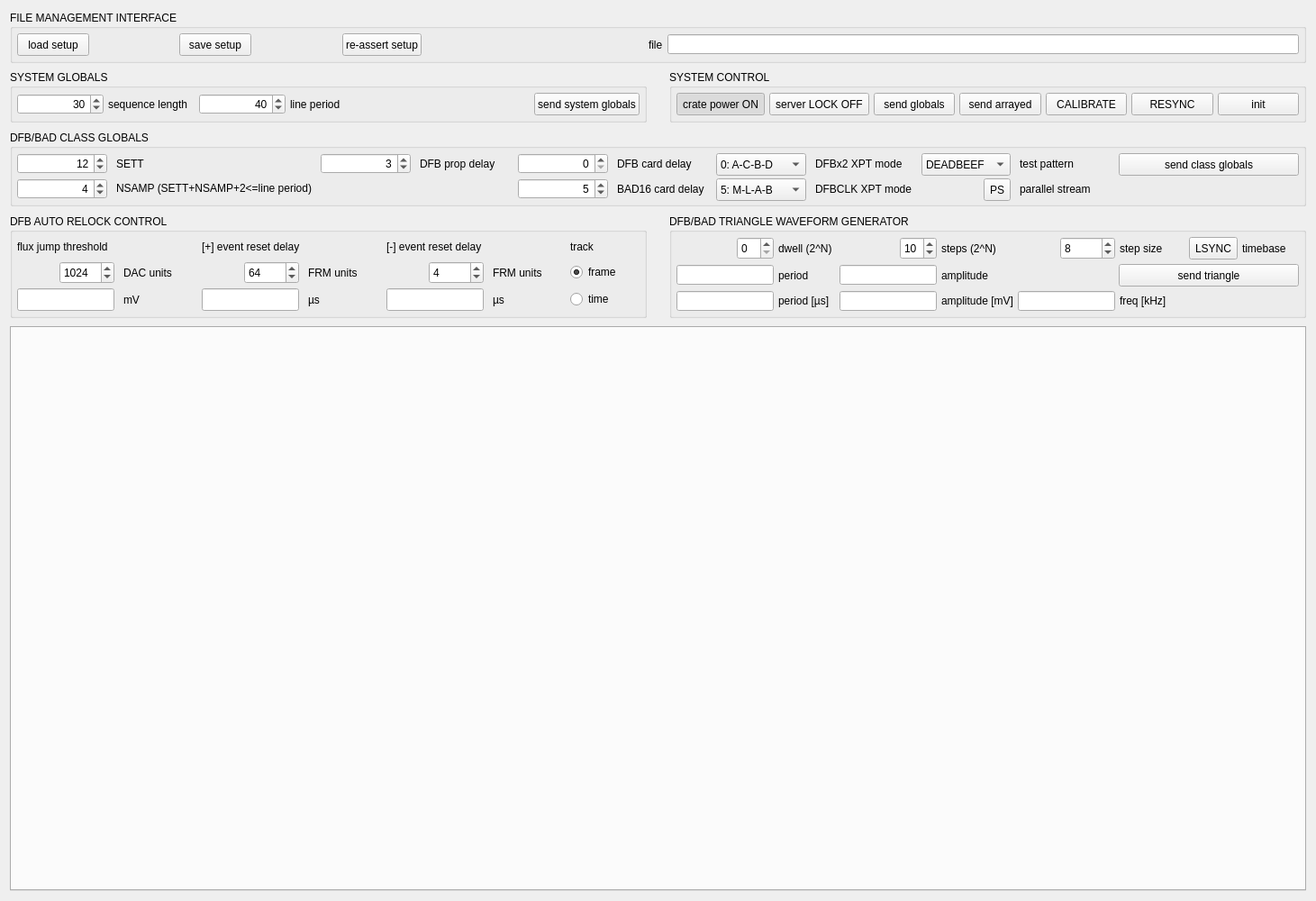
<?xml version="1.0" encoding="UTF-8"?>
<ui version="4.0">
 <class>Cringe</class>
 <widget class="QWidget" name="Cringe">
  <property name="geometry">
   <rect>
    <x>0</x>
    <y>0</y>
    <width>1461</width>
    <height>1000</height>
   </rect>
  </property>
  <property name="windowTitle">
   <string>CRINGE: Experimental Async Edition</string>
  </property>
  <layout class="QGridLayout" name="gridLayout">
   <property name="horizontalSpacing">
    <number>25</number>
   </property>
   <property name="verticalSpacing">
    <number>9</number>
   </property>
   <item row="0" column="0" colspan="2">
    <widget class="QGroupBox" name="file_mgmt_widget">
     <property name="focusPolicy">
      <enum>Qt::NoFocus</enum>
     </property>
     <property name="title">
      <string>FILE MANAGEMENT INTERFACE</string>
     </property>
     <layout class="QGridLayout" name="file_mgmt_layout">
      <property name="sizeConstraint">
       <enum>QLayout::SetMinAndMaxSize</enum>
      </property>
      <property name="leftMargin">
       <number>5</number>
      </property>
      <property name="topMargin">
       <number>5</number>
      </property>
      <property name="rightMargin">
       <number>5</number>
      </property>
      <property name="bottomMargin">
       <number>5</number>
      </property>
      <property name="spacing">
       <number>5</number>
      </property>
      <item row="0" column="2" alignment="Qt::AlignLeft">
       <widget class="QPushButton" name="sendsetup">
        <property name="minimumSize">
         <size>
          <width>0</width>
          <height>25</height>
         </size>
        </property>
        <property name="maximumSize">
         <size>
          <width>16777215</width>
          <height>25</height>
         </size>
        </property>
        <property name="text">
         <string>re-assert setup</string>
        </property>
       </widget>
      </item>
      <item row="0" column="3" alignment="Qt::AlignRight">
       <widget class="QLabel" name="filename_label">
        <property name="text">
         <string>file</string>
        </property>
       </widget>
      </item>
      <item row="0" column="0" alignment="Qt::AlignLeft">
       <widget class="QPushButton" name="loadsetup">
        <property name="minimumSize">
         <size>
          <width>0</width>
          <height>25</height>
         </size>
        </property>
        <property name="maximumSize">
         <size>
          <width>16777215</width>
          <height>25</height>
         </size>
        </property>
        <property name="text">
         <string>load setup</string>
        </property>
       </widget>
      </item>
      <item row="0" column="1" alignment="Qt::AlignLeft">
       <widget class="QPushButton" name="savesetup">
        <property name="minimumSize">
         <size>
          <width>0</width>
          <height>25</height>
         </size>
        </property>
        <property name="maximumSize">
         <size>
          <width>16777215</width>
          <height>25</height>
         </size>
        </property>
        <property name="text">
         <string>save setup</string>
        </property>
       </widget>
      </item>
      <item row="0" column="4" colspan="4">
       <widget class="QLineEdit" name="filenameEdit">
        <property name="readOnly">
         <bool>true</bool>
        </property>
       </widget>
      </item>
     </layout>
    </widget>
   </item>
   <item row="1" column="0">
    <widget class="QGroupBox" name="sys_glob_hdr_widget">
     <property name="focusPolicy">
      <enum>Qt::NoFocus</enum>
     </property>
     <property name="title">
      <string>SYSTEM GLOBALS</string>
     </property>
     <layout class="QGridLayout" name="sys_glob_layout">
      <property name="leftMargin">
       <number>5</number>
      </property>
      <property name="topMargin">
       <number>5</number>
      </property>
      <property name="rightMargin">
       <number>5</number>
      </property>
      <property name="bottomMargin">
       <number>5</number>
      </property>
      <property name="spacing">
       <number>5</number>
      </property>
      <item row="0" column="5" colspan="2" alignment="Qt::AlignRight">
       <widget class="QPushButton" name="sys_glob_send">
        <property name="minimumSize">
         <size>
          <width>0</width>
          <height>25</height>
         </size>
        </property>
        <property name="maximumSize">
         <size>
          <width>16777215</width>
          <height>25</height>
         </size>
        </property>
        <property name="text">
         <string>send system globals</string>
        </property>
       </widget>
      </item>
      <item row="0" column="1" alignment="Qt::AlignLeft">
       <widget class="QLabel" name="seqln_lbl">
        <property name="text">
         <string>sequence length</string>
        </property>
       </widget>
      </item>
      <item row="0" column="0">
       <widget class="QSpinBox" name="seqln_spin">
        <property name="focusPolicy">
         <enum>Qt::StrongFocus</enum>
        </property>
        <property name="alignment">
         <set>Qt::AlignRight</set>
        </property>
        <property name="keyboardTracking">
         <bool>false</bool>
        </property>
        <property name="minimum">
         <number>4</number>
        </property>
        <property name="maximum">
         <number>64</number>
        </property>
        <property name="singleStep">
         <number>1</number>
        </property>
        <property name="value">
         <number>30</number>
        </property>
       </widget>
      </item>
      <item row="0" column="2">
       <widget class="QSpinBox" name="lsync_spin">
        <property name="focusPolicy">
         <enum>Qt::StrongFocus</enum>
        </property>
        <property name="alignment">
         <set>Qt::AlignRight</set>
        </property>
        <property name="keyboardTracking">
         <bool>false</bool>
        </property>
        <property name="minimum">
         <number>20</number>
        </property>
        <property name="maximum">
         <number>256</number>
        </property>
        <property name="singleStep">
         <number>1</number>
        </property>
        <property name="value">
         <number>40</number>
        </property>
       </widget>
      </item>
      <item row="0" column="3" colspan="2">
       <widget class="QLabel" name="lsync_lbl">
        <property name="text">
         <string>line period</string>
        </property>
       </widget>
      </item>
     </layout>
    </widget>
   </item>
   <item row="1" column="1">
    <widget class="QGroupBox" name="sys_control_hdr_widget">
     <property name="maximumSize">
      <size>
       <width>16777198</width>
       <height>16777215</height>
      </size>
     </property>
     <property name="sizeIncrement">
      <size>
       <width>6</width>
       <height>9</height>
      </size>
     </property>
     <property name="baseSize">
      <size>
       <width>13</width>
       <height>15</height>
      </size>
     </property>
     <property name="focusPolicy">
      <enum>Qt::NoFocus</enum>
     </property>
     <property name="title">
      <string>SYSTEM CONTROL</string>
     </property>
     <layout class="QGridLayout" name="sys_control_layout">
      <property name="sizeConstraint">
       <enum>QLayout::SetMinAndMaxSize</enum>
      </property>
      <property name="leftMargin">
       <number>5</number>
      </property>
      <property name="topMargin">
       <number>5</number>
      </property>
      <property name="rightMargin">
       <number>5</number>
      </property>
      <property name="bottomMargin">
       <number>5</number>
      </property>
      <property name="spacing">
       <number>5</number>
      </property>
      <item row="0" column="0" alignment="Qt::AlignLeft">
       <widget class="QToolButton" name="crate_power">
        <property name="minimumSize">
         <size>
          <width>0</width>
          <height>25</height>
         </size>
        </property>
        <property name="maximumSize">
         <size>
          <width>16777215</width>
          <height>25</height>
         </size>
        </property>
        <property name="text">
         <string>crate power ON</string>
        </property>
        <property name="checkable">
         <bool>true</bool>
        </property>
        <property name="checked">
         <bool>true</bool>
        </property>
       </widget>
      </item>
      <item row="0" column="1">
       <widget class="QToolButton" name="server_lock">
        <property name="minimumSize">
         <size>
          <width>0</width>
          <height>25</height>
         </size>
        </property>
        <property name="maximumSize">
         <size>
          <width>16777215</width>
          <height>25</height>
         </size>
        </property>
        <property name="toolTip">
         <string>engage when SERVER is running to prevent changing of critical parameters</string>
        </property>
        <property name="text">
         <string>server LOCK OFF</string>
        </property>
        <property name="checkable">
         <bool>true</bool>
        </property>
        <property name="checked">
         <bool>false</bool>
        </property>
       </widget>
      </item>
      <item row="0" column="2">
       <widget class="QPushButton" name="send_all_globals">
        <property name="minimumSize">
         <size>
          <width>0</width>
          <height>25</height>
         </size>
        </property>
        <property name="maximumSize">
         <size>
          <width>16777215</width>
          <height>25</height>
         </size>
        </property>
        <property name="text">
         <string>send globals</string>
        </property>
       </widget>
      </item>
      <item row="0" column="3">
       <widget class="QPushButton" name="send_all_states_chns">
        <property name="minimumSize">
         <size>
          <width>0</width>
          <height>25</height>
         </size>
        </property>
        <property name="maximumSize">
         <size>
          <width>16777215</width>
          <height>25</height>
         </size>
        </property>
        <property name="text">
         <string>send arrayed</string>
        </property>
       </widget>
      </item>
      <item row="0" column="4">
       <widget class="QPushButton" name="cal_system">
        <property name="minimumSize">
         <size>
          <width>0</width>
          <height>25</height>
         </size>
        </property>
        <property name="maximumSize">
         <size>
          <width>16777215</width>
          <height>25</height>
         </size>
        </property>
        <property name="text">
         <string>CALIBRATE</string>
        </property>
       </widget>
      </item>
      <item row="0" column="5">
       <widget class="QPushButton" name="resync_system">
        <property name="minimumSize">
         <size>
          <width>0</width>
          <height>25</height>
         </size>
        </property>
        <property name="maximumSize">
         <size>
          <width>16777215</width>
          <height>25</height>
         </size>
        </property>
        <property name="text">
         <string>RESYNC</string>
        </property>
       </widget>
      </item>
      <item row="0" column="6">
       <widget class="QPushButton" name="full_init_button">
        <property name="minimumSize">
         <size>
          <width>0</width>
          <height>25</height>
         </size>
        </property>
        <property name="maximumSize">
         <size>
          <width>16777215</width>
          <height>25</height>
         </size>
        </property>
        <property name="text">
         <string>init</string>
        </property>
       </widget>
      </item>
     </layout>
    </widget>
   </item>
   <item row="2" column="0" colspan="2">
    <widget class="QGroupBox" name="class_glob_hdr_widget">
     <property name="focusPolicy">
      <enum>Qt::NoFocus</enum>
     </property>
     <property name="title">
      <string>DFB/BAD CLASS GLOBALS</string>
     </property>
     <layout class="QGridLayout" name="class_glob_layout">
      <property name="sizeConstraint">
       <enum>QLayout::SetMaximumSize</enum>
      </property>
      <property name="leftMargin">
       <number>5</number>
      </property>
      <property name="topMargin">
       <number>5</number>
      </property>
      <property name="rightMargin">
       <number>5</number>
      </property>
      <property name="bottomMargin">
       <number>5</number>
      </property>
      <property name="horizontalSpacing">
       <number>10</number>
      </property>
      <property name="verticalSpacing">
       <number>5</number>
      </property>
      <item row="0" column="0">
       <widget class="QSpinBox" name="SETT_spin">
        <property name="focusPolicy">
         <enum>Qt::StrongFocus</enum>
        </property>
        <property name="alignment">
         <set>Qt::AlignRight</set>
        </property>
        <property name="keyboardTracking">
         <bool>false</bool>
        </property>
        <property name="minimum">
         <number>0</number>
        </property>
        <property name="maximum">
         <number>255</number>
        </property>
        <property name="singleStep">
         <number>1</number>
        </property>
        <property name="value">
         <number>12</number>
        </property>
       </widget>
      </item>
      <item row="0" column="1" alignment="Qt::AlignLeft">
       <widget class="QLabel" name="SETT_spin_lbl">
        <property name="text">
         <string>SETT</string>
        </property>
       </widget>
      </item>
      <item row="1" column="0">
       <widget class="QSpinBox" name="NSAMP_spin">
        <property name="focusPolicy">
         <enum>Qt::StrongFocus</enum>
        </property>
        <property name="alignment">
         <set>Qt::AlignRight</set>
        </property>
        <property name="keyboardTracking">
         <bool>false</bool>
        </property>
        <property name="minimum">
         <number>0</number>
        </property>
        <property name="maximum">
         <number>255</number>
        </property>
        <property name="singleStep">
         <number>1</number>
        </property>
        <property name="value">
         <number>4</number>
        </property>
       </widget>
      </item>
      <item row="1" column="1" alignment="Qt::AlignLeft">
       <widget class="QLabel" name="NSAMP_spin_lbl">
        <property name="text">
         <string>NSAMP (SETT+NSAMP+2&lt;=line period)</string>
        </property>
       </widget>
      </item>
      <item row="0" column="2">
       <widget class="QSpinBox" name="prop_delay_spin">
        <property name="focusPolicy">
         <enum>Qt::StrongFocus</enum>
        </property>
        <property name="alignment">
         <set>Qt::AlignRight</set>
        </property>
        <property name="keyboardTracking">
         <bool>false</bool>
        </property>
        <property name="minimum">
         <number>0</number>
        </property>
        <property name="maximum">
         <number>15</number>
        </property>
        <property name="singleStep">
         <number>1</number>
        </property>
        <property name="value">
         <number>3</number>
        </property>
       </widget>
      </item>
      <item row="0" column="3" alignment="Qt::AlignLeft">
       <widget class="QLabel" name="prop_delay_lbl">
        <property name="text">
         <string>DFB prop delay</string>
        </property>
       </widget>
      </item>
      <item row="0" column="4">
       <widget class="QSpinBox" name="dfb_delay_spin">
        <property name="focusPolicy">
         <enum>Qt::StrongFocus</enum>
        </property>
        <property name="alignment">
         <set>Qt::AlignRight</set>
        </property>
        <property name="keyboardTracking">
         <bool>false</bool>
        </property>
        <property name="minimum">
         <number>0</number>
        </property>
        <property name="maximum">
         <number>15</number>
        </property>
        <property name="singleStep">
         <number>1</number>
        </property>
        <property name="value">
         <number>0</number>
        </property>
       </widget>
      </item>
      <item row="0" column="5" alignment="Qt::AlignLeft">
       <widget class="QLabel" name="dfb_card_delay_lbl">
        <property name="text">
         <string>DFB card delay</string>
        </property>
       </widget>
      </item>
      <item row="1" column="4">
       <widget class="QSpinBox" name="bad_delay_spin">
        <property name="focusPolicy">
         <enum>Qt::StrongFocus</enum>
        </property>
        <property name="alignment">
         <set>Qt::AlignRight</set>
        </property>
        <property name="keyboardTracking">
         <bool>false</bool>
        </property>
        <property name="minimum">
         <number>0</number>
        </property>
        <property name="maximum">
         <number>15</number>
        </property>
        <property name="singleStep">
         <number>1</number>
        </property>
        <property name="value">
         <number>5</number>
        </property>
       </widget>
      </item>
      <item row="1" column="5" alignment="Qt::AlignLeft">
       <widget class="QLabel" name="bad_delay_lbl">
        <property name="text">
         <string>BAD16 card delay</string>
        </property>
       </widget>
      </item>
      <item row="0" column="6">
       <widget class="QComboBox" name="dfbx2_xpt_mode">
        <property name="minimumSize">
         <size>
          <width>0</width>
          <height>25</height>
         </size>
        </property>
        <property name="maximumSize">
         <size>
          <width>16777215</width>
          <height>25</height>
         </size>
        </property>
        <item>
         <property name="text">
          <string>0: A-C-B-D</string>
         </property>
        </item>
        <item>
         <property name="text">
          <string>1: C-A-D-B</string>
         </property>
        </item>
        <item>
         <property name="text">
          <string>2: B-D-A-C</string>
         </property>
        </item>
        <item>
         <property name="text">
          <string>3: D-B-C-A</string>
         </property>
        </item>
        <item>
         <property name="text">
          <string>4: A-B-C-D</string>
         </property>
        </item>
        <item>
         <property name="text">
          <string>5: C-D-A-B</string>
         </property>
        </item>
        <item>
         <property name="text">
          <string>6: B-A-D-C</string>
         </property>
        </item>
        <item>
         <property name="text">
          <string>7: D-C-B-A</string>
         </property>
        </item>
       </widget>
      </item>
      <item row="0" column="7" alignment="Qt::AlignLeft">
       <widget class="QLabel" name="dfbx2_xpt_mode_lbl">
        <property name="text">
         <string>DFBx2 XPT mode</string>
        </property>
       </widget>
      </item>
      <item row="0" column="8">
       <widget class="QComboBox" name="tp_mode">
        <property name="minimumSize">
         <size>
          <width>0</width>
          <height>25</height>
         </size>
        </property>
        <property name="maximumSize">
         <size>
          <width>16777215</width>
          <height>25</height>
         </size>
        </property>
        <item>
         <property name="text">
          <string>DEADBEEF</string>
         </property>
        </item>
        <item>
         <property name="text">
          <string>55555555</string>
         </property>
        </item>
        <item>
         <property name="text">
          <string>AAAAAAAA</string>
         </property>
        </item>
        <item>
         <property name="text">
          <string>33333333</string>
         </property>
        </item>
        <item>
         <property name="text">
          <string>0F0F0F0F</string>
         </property>
        </item>
        <item>
         <property name="text">
          <string>00FF00FF</string>
         </property>
        </item>
        <item>
         <property name="text">
          <string>0000FFFF</string>
         </property>
        </item>
        <item>
         <property name="text">
          <string>00000000</string>
         </property>
        </item>
        <item>
         <property name="text">
          <string>FFFFFFFF</string>
         </property>
        </item>
        <item>
         <property name="text">
          <string>8BADF00D</string>
         </property>
        </item>
       </widget>
      </item>
      <item row="0" column="9" alignment="Qt::AlignLeft">
       <widget class="QLabel" name="tp_mode_lbl">
        <property name="text">
         <string>test pattern</string>
        </property>
       </widget>
      </item>
      <item row="0" column="10" alignment="Qt::AlignLeft">
       <widget class="QPushButton" name="class_glb_send">
        <property name="minimumSize">
         <size>
          <width>200</width>
          <height>25</height>
         </size>
        </property>
        <property name="maximumSize">
         <size>
          <width>200</width>
          <height>25</height>
         </size>
        </property>
        <property name="text">
         <string>send class globals</string>
        </property>
       </widget>
      </item>
      <item row="1" column="6">
       <widget class="QComboBox" name="dfbclk_xpt_mode">
        <property name="minimumSize">
         <size>
          <width>0</width>
          <height>25</height>
         </size>
        </property>
        <property name="maximumSize">
         <size>
          <width>16777215</width>
          <height>25</height>
         </size>
        </property>
        <property name="toolTip">
         <string>FANOUT = M-L-M-L, BKPLN = M-L-LSYNC-FRSYNC, SYNC25 = M-L-25-25, SYNC10 = M-L-10-10</string>
        </property>
        <property name="currentIndex">
         <number>5</number>
        </property>
        <item>
         <property name="text">
          <string>0: FANOUT</string>
         </property>
        </item>
        <item>
         <property name="text">
          <string>1: BKPLN</string>
         </property>
        </item>
        <item>
         <property name="text">
          <string>2: SYNC25</string>
         </property>
        </item>
        <item>
         <property name="text">
          <string>3: SYNC10</string>
         </property>
        </item>
        <item>
         <property name="text">
          <string>4: M-L-C-D</string>
         </property>
        </item>
        <item>
         <property name="text">
          <string>5: M-L-A-B</string>
         </property>
        </item>
        <item>
         <property name="text">
          <string>6: M-L-D-C</string>
         </property>
        </item>
        <item>
         <property name="text">
          <string>7: M-L-B-A</string>
         </property>
        </item>
       </widget>
      </item>
      <item row="1" column="7" alignment="Qt::AlignLeft">
       <widget class="QLabel" name="dfbclk_xpt_mode_lbl">
        <property name="text">
         <string>DFBCLK XPT mode</string>
        </property>
       </widget>
      </item>
      <item row="1" column="8" alignment="Qt::AlignRight">
       <widget class="QToolButton" name="PS_button">
        <property name="minimumSize">
         <size>
          <width>0</width>
          <height>25</height>
         </size>
        </property>
        <property name="maximumSize">
         <size>
          <width>16777215</width>
          <height>25</height>
         </size>
        </property>
        <property name="text">
         <string>PS</string>
        </property>
        <property name="checkable">
         <bool>true</bool>
        </property>
        <property name="checked">
         <bool>false</bool>
        </property>
       </widget>
      </item>
      <item row="1" column="9" alignment="Qt::AlignLeft">
       <widget class="QLabel" name="ps_lbl">
        <property name="text">
         <string>parallel stream</string>
        </property>
       </widget>
      </item>
     </layout>
    </widget>
   </item>
   <item row="3" column="0">
    <widget class="QGroupBox" name="arl_widget">
     <property name="title">
      <string>DFB AUTO RELOCK CONTROL</string>
     </property>
     <layout class="QGridLayout" name="arl_layout">
      <property name="sizeConstraint">
       <enum>QLayout::SetMinimumSize</enum>
      </property>
      <property name="leftMargin">
       <number>5</number>
      </property>
      <property name="topMargin">
       <number>5</number>
      </property>
      <property name="rightMargin">
       <number>5</number>
      </property>
      <property name="bottomMargin">
       <number>5</number>
      </property>
      <property name="horizontalSpacing">
       <number>10</number>
      </property>
      <property name="verticalSpacing">
       <number>5</number>
      </property>
      <item row="1" column="0" alignment="Qt::AlignRight">
       <widget class="QSpinBox" name="ARLsense_spin">
        <property name="minimumSize">
         <size>
          <width>0</width>
          <height>25</height>
         </size>
        </property>
        <property name="maximumSize">
         <size>
          <width>16777215</width>
          <height>25</height>
         </size>
        </property>
        <property name="focusPolicy">
         <enum>Qt::StrongFocus</enum>
        </property>
        <property name="keyboardTracking">
         <bool>false</bool>
        </property>
        <property name="minimum">
         <number>0</number>
        </property>
        <property name="maximum">
         <number>16383</number>
        </property>
        <property name="singleStep">
         <number>256</number>
        </property>
        <property name="value">
         <number>1024</number>
        </property>
       </widget>
      </item>
      <item row="2" column="4" alignment="Qt::AlignRight">
       <widget class="QLineEdit" name="RLDneg_eng_indicator">
        <property name="minimumSize">
         <size>
          <width>0</width>
          <height>25</height>
         </size>
        </property>
        <property name="maximumSize">
         <size>
          <width>16777215</width>
          <height>25</height>
         </size>
        </property>
        <property name="focusPolicy">
         <enum>Qt::NoFocus</enum>
        </property>
        <property name="alignment">
         <set>Qt::AlignRight</set>
        </property>
        <property name="readOnly">
         <bool>true</bool>
        </property>
       </widget>
      </item>
      <item row="0" column="6" alignment="Qt::AlignLeft">
       <widget class="QLabel" name="RLD_track">
        <property name="text">
         <string>track</string>
        </property>
       </widget>
      </item>
      <item row="1" column="2" alignment="Qt::AlignRight">
       <widget class="QSpinBox" name="RLDpos_spin">
        <property name="minimumSize">
         <size>
          <width>0</width>
          <height>25</height>
         </size>
        </property>
        <property name="maximumSize">
         <size>
          <width>16777215</width>
          <height>25</height>
         </size>
        </property>
        <property name="focusPolicy">
         <enum>Qt::StrongFocus</enum>
        </property>
        <property name="keyboardTracking">
         <bool>false</bool>
        </property>
        <property name="minimum">
         <number>1</number>
        </property>
        <property name="maximum">
         <number>65535</number>
        </property>
        <property name="singleStep">
         <number>16</number>
        </property>
        <property name="value">
         <number>64</number>
        </property>
       </widget>
      </item>
      <item row="1" column="4" alignment="Qt::AlignRight">
       <widget class="QSpinBox" name="RLDneg_spin">
        <property name="minimumSize">
         <size>
          <width>0</width>
          <height>25</height>
         </size>
        </property>
        <property name="maximumSize">
         <size>
          <width>16777215</width>
          <height>25</height>
         </size>
        </property>
        <property name="focusPolicy">
         <enum>Qt::StrongFocus</enum>
        </property>
        <property name="keyboardTracking">
         <bool>false</bool>
        </property>
        <property name="minimum">
         <number>1</number>
        </property>
        <property name="maximum">
         <number>65535</number>
        </property>
        <property name="singleStep">
         <number>16</number>
        </property>
        <property name="value">
         <number>4</number>
        </property>
       </widget>
      </item>
      <item row="2" column="6" alignment="Qt::AlignLeft">
       <widget class="QRadioButton" name="RLD_time">
        <property name="text">
         <string>time</string>
        </property>
        <property name="checked">
         <bool>false</bool>
        </property>
       </widget>
      </item>
      <item row="2" column="0" alignment="Qt::AlignRight">
       <widget class="QLineEdit" name="ARLsense_eng_indicator">
        <property name="minimumSize">
         <size>
          <width>0</width>
          <height>25</height>
         </size>
        </property>
        <property name="maximumSize">
         <size>
          <width>16777215</width>
          <height>25</height>
         </size>
        </property>
        <property name="focusPolicy">
         <enum>Qt::NoFocus</enum>
        </property>
        <property name="alignment">
         <set>Qt::AlignRight</set>
        </property>
        <property name="readOnly">
         <bool>true</bool>
        </property>
       </widget>
      </item>
      <item row="1" column="3" alignment="Qt::AlignLeft">
       <widget class="QLabel" name="RLDpos_indicator_lbl">
        <property name="text">
         <string>FRM units</string>
        </property>
       </widget>
      </item>
      <item row="2" column="3" alignment="Qt::AlignLeft">
       <widget class="QLabel" name="RLDpos_eng_indicator_lbl">
        <property name="text">
         <string>µs</string>
        </property>
       </widget>
      </item>
      <item row="0" column="4" colspan="2">
       <widget class="QLabel" name="RLDneg_title">
        <property name="text">
         <string>[-] event reset delay</string>
        </property>
       </widget>
      </item>
      <item row="2" column="5" alignment="Qt::AlignLeft">
       <widget class="QLabel" name="RLDneg_eng_indicator_lbl">
        <property name="text">
         <string>µs</string>
        </property>
       </widget>
      </item>
      <item row="0" column="2" colspan="2">
       <widget class="QLabel" name="RLDpos_title">
        <property name="text">
         <string>[+] event reset delay</string>
        </property>
       </widget>
      </item>
      <item row="2" column="2" alignment="Qt::AlignRight">
       <widget class="QLineEdit" name="RLDpos_eng_indicator">
        <property name="minimumSize">
         <size>
          <width>0</width>
          <height>25</height>
         </size>
        </property>
        <property name="maximumSize">
         <size>
          <width>16777215</width>
          <height>25</height>
         </size>
        </property>
        <property name="focusPolicy">
         <enum>Qt::NoFocus</enum>
        </property>
        <property name="alignment">
         <set>Qt::AlignRight</set>
        </property>
        <property name="readOnly">
         <bool>true</bool>
        </property>
       </widget>
      </item>
      <item row="0" column="0" colspan="2">
       <widget class="QLabel" name="ARLsense_title">
        <property name="text">
         <string>flux jump threshold</string>
        </property>
       </widget>
      </item>
      <item row="2" column="1" alignment="Qt::AlignLeft">
       <widget class="QLabel" name="ARLsense_eng_indicator_lbl">
        <property name="text">
         <string>mV</string>
        </property>
       </widget>
      </item>
      <item row="1" column="5" alignment="Qt::AlignLeft">
       <widget class="QLabel" name="RLDneg_indicator_lbl">
        <property name="text">
         <string>FRM units</string>
        </property>
       </widget>
      </item>
      <item row="1" column="6" alignment="Qt::AlignLeft">
       <widget class="QRadioButton" name="RLD_frame">
        <property name="text">
         <string>frame</string>
        </property>
        <property name="checked">
         <bool>true</bool>
        </property>
       </widget>
      </item>
      <item row="1" column="1">
       <widget class="QLabel" name="ARLsense_indicator_lbl">
        <property name="text">
         <string>DAC units</string>
        </property>
       </widget>
      </item>
     </layout>
    </widget>
   </item>
   <item row="3" column="1">
    <widget class="QGroupBox" name="tri_wvfm_widget">
     <property name="title">
      <string>DFB/BAD TRIANGLE WAVEFORM GENERATOR</string>
     </property>
     <layout class="QGridLayout" name="tri_wvfm_layout">
      <property name="leftMargin">
       <number>5</number>
      </property>
      <property name="topMargin">
       <number>5</number>
      </property>
      <property name="rightMargin">
       <number>5</number>
      </property>
      <property name="bottomMargin">
       <number>5</number>
      </property>
      <property name="spacing">
       <number>5</number>
      </property>
      <item row="3" column="4" alignment="Qt::AlignRight">
       <widget class="QLineEdit" name="freq_eng_indicator">
        <property name="focusPolicy">
         <enum>Qt::NoFocus</enum>
        </property>
        <property name="alignment">
         <set>Qt::AlignRight</set>
        </property>
        <property name="readOnly">
         <bool>true</bool>
        </property>
       </widget>
      </item>
      <item row="0" column="2" alignment="Qt::AlignRight">
       <widget class="QSpinBox" name="range">
        <property name="minimumSize">
         <size>
          <width>0</width>
          <height>25</height>
         </size>
        </property>
        <property name="maximumSize">
         <size>
          <width>16777215</width>
          <height>25</height>
         </size>
        </property>
        <property name="focusPolicy">
         <enum>Qt::StrongFocus</enum>
        </property>
        <property name="keyboardTracking">
         <bool>false</bool>
        </property>
        <property name="minimum">
         <number>1</number>
        </property>
        <property name="maximum">
         <number>14</number>
        </property>
        <property name="singleStep">
         <number>1</number>
        </property>
        <property name="value">
         <number>10</number>
        </property>
       </widget>
      </item>
      <item row="3" column="1" alignment="Qt::AlignLeft">
       <widget class="QLabel" name="period_eng_indicator_lbl">
        <property name="text">
         <string>period [µs]</string>
        </property>
       </widget>
      </item>
      <item row="2" column="1" alignment="Qt::AlignLeft">
       <widget class="QLabel" name="period_indicator_lbl">
        <property name="text">
         <string>period</string>
        </property>
       </widget>
      </item>
      <item row="3" column="0" alignment="Qt::AlignRight">
       <widget class="QLineEdit" name="period_eng_indicator">
        <property name="focusPolicy">
         <enum>Qt::NoFocus</enum>
        </property>
        <property name="alignment">
         <set>Qt::AlignRight</set>
        </property>
        <property name="readOnly">
         <bool>true</bool>
        </property>
       </widget>
      </item>
      <item row="2" column="3" alignment="Qt::AlignLeft">
       <widget class="QLabel" name="amp_indicator_lbl">
        <property name="text">
         <string>amplitude</string>
        </property>
       </widget>
      </item>
      <item row="0" column="6" alignment="Qt::AlignRight">
       <widget class="QToolButton" name="tri_idx_button">
        <property name="minimumSize">
         <size>
          <width>0</width>
          <height>25</height>
         </size>
        </property>
        <property name="maximumSize">
         <size>
          <width>16777215</width>
          <height>25</height>
         </size>
        </property>
        <property name="text">
         <string>LSYNC</string>
        </property>
        <property name="checkable">
         <bool>true</bool>
        </property>
        <property name="checked">
         <bool>false</bool>
        </property>
       </widget>
      </item>
      <item row="3" column="3" alignment="Qt::AlignLeft">
       <widget class="QLabel" name="amp_eng_indicator_lbl">
        <property name="text">
         <string>amplitude [mV]</string>
        </property>
       </widget>
      </item>
      <item row="0" column="0" alignment="Qt::AlignRight">
       <widget class="QSpinBox" name="dwell">
        <property name="minimumSize">
         <size>
          <width>0</width>
          <height>25</height>
         </size>
        </property>
        <property name="maximumSize">
         <size>
          <width>16777215</width>
          <height>25</height>
         </size>
        </property>
        <property name="focusPolicy">
         <enum>Qt::StrongFocus</enum>
        </property>
        <property name="keyboardTracking">
         <bool>false</bool>
        </property>
        <property name="minimum">
         <number>0</number>
        </property>
        <property name="maximum">
         <number>15</number>
        </property>
        <property name="singleStep">
         <number>1</number>
        </property>
        <property name="value">
         <number>0</number>
        </property>
       </widget>
      </item>
      <item row="2" column="2" alignment="Qt::AlignRight">
       <widget class="QLineEdit" name="amp_indicator">
        <property name="focusPolicy">
         <enum>Qt::NoFocus</enum>
        </property>
        <property name="alignment">
         <set>Qt::AlignRight</set>
        </property>
        <property name="readOnly">
         <bool>true</bool>
        </property>
       </widget>
      </item>
      <item row="3" column="5" alignment="Qt::AlignLeft">
       <widget class="QLabel" name="freq_eng_indicator_lbl">
        <property name="text">
         <string>freq [kHz]</string>
        </property>
       </widget>
      </item>
      <item row="0" column="5" alignment="Qt::AlignLeft">
       <widget class="QLabel" name="step_lbl">
        <property name="text">
         <string>step size</string>
        </property>
       </widget>
      </item>
      <item row="0" column="1" alignment="Qt::AlignLeft">
       <widget class="QLabel" name="dwell_lbl">
        <property name="text">
         <string>dwell (2^N)</string>
        </property>
       </widget>
      </item>
      <item row="3" column="2" alignment="Qt::AlignRight">
       <widget class="QLineEdit" name="amp_eng_indicator">
        <property name="focusPolicy">
         <enum>Qt::NoFocus</enum>
        </property>
        <property name="alignment">
         <set>Qt::AlignRight</set>
        </property>
        <property name="readOnly">
         <bool>true</bool>
        </property>
       </widget>
      </item>
      <item row="0" column="4" alignment="Qt::AlignRight">
       <widget class="QSpinBox" name="step">
        <property name="minimumSize">
         <size>
          <width>0</width>
          <height>25</height>
         </size>
        </property>
        <property name="maximumSize">
         <size>
          <width>16777215</width>
          <height>25</height>
         </size>
        </property>
        <property name="focusPolicy">
         <enum>Qt::StrongFocus</enum>
        </property>
        <property name="keyboardTracking">
         <bool>false</bool>
        </property>
        <property name="minimum">
         <number>1</number>
        </property>
        <property name="maximum">
         <number>16383</number>
        </property>
        <property name="singleStep">
         <number>1</number>
        </property>
        <property name="value">
         <number>8</number>
        </property>
       </widget>
      </item>
      <item row="2" column="0" alignment="Qt::AlignRight">
       <widget class="QLineEdit" name="period_indicator">
        <property name="focusPolicy">
         <enum>Qt::NoFocus</enum>
        </property>
        <property name="alignment">
         <set>Qt::AlignRight</set>
        </property>
        <property name="readOnly">
         <bool>true</bool>
        </property>
       </widget>
      </item>
      <item row="0" column="3" alignment="Qt::AlignLeft">
       <widget class="QLabel" name="range_lbl">
        <property name="text">
         <string>steps (2^N)</string>
        </property>
       </widget>
      </item>
      <item row="0" column="7" alignment="Qt::AlignLeft">
       <widget class="QLabel" name="tri_idx_lbl">
        <property name="text">
         <string>timebase</string>
        </property>
       </widget>
      </item>
      <item row="2" column="4" colspan="4" alignment="Qt::AlignRight">
       <widget class="QPushButton" name="tri_send">
        <property name="minimumSize">
         <size>
          <width>200</width>
          <height>25</height>
         </size>
        </property>
        <property name="maximumSize">
         <size>
          <width>200</width>
          <height>25</height>
         </size>
        </property>
        <property name="text">
         <string>send triangle</string>
        </property>
       </widget>
      </item>
     </layout>
    </widget>
   </item>
   <item row="4" column="0" colspan="2">
    <widget class="QTabWidget" name="crate_widget">
     <property name="tabShape">
      <enum>QTabWidget::Triangular</enum>
     </property>
    </widget>
   </item>
  </layout>
 </widget>
 <resources/>
 <connections/>
</ui>
